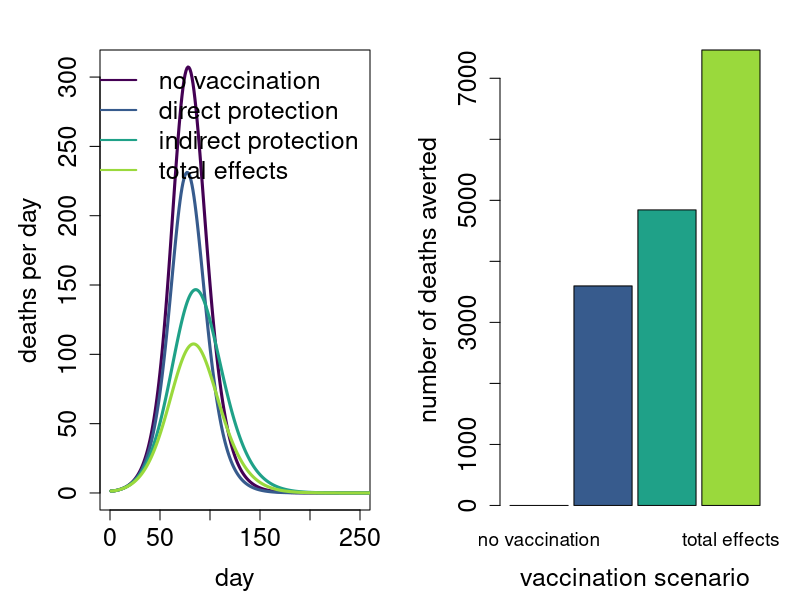

Here is the R script that generated this plot:
### SEIR model of vaccination scenarios

setwd("C:/Users/mgalla9/Dropbox/Emory/Coronavirus/code")
setwd("C:/Users/molly/Dropbox/Emory/Coronavirus/code")

#install.packages('deSolve','viridis')
require(deSolve)
require(viridis)

#########################		

### scenarios: no vaccine; vaccine that reduces mortality; vaccine that reduces transmission; vaccine that reduces both

SEIR<-function(t,y,p){
  
  # specify the initial conditions, for each age class
  
  S = y[1:nAgeClasses]
  E = y[(nAgeClasses+1):(2*nAgeClasses)]
  Ic = y[(2*nAgeClasses+1):(3*nAgeClasses)]
  Isc = y[(3*nAgeClasses+1):(4*nAgeClasses)]
  R = y[(4*nAgeClasses+1):(5*nAgeClasses)]
  M = y[(5*nAgeClasses+1):(6*nAgeClasses)] 
    
  Sv = y[(6*nAgeClasses+1):(7*nAgeClasses)]
  Ev = y[(7*nAgeClasses+1):(8*nAgeClasses)]
  Icv = y[(8*nAgeClasses+1):(9*nAgeClasses)]
  Iscv = y[(9*nAgeClasses+1):(10*nAgeClasses)]
  
  dX = c()	# vector to store the outputs
  
  with(as.list(p),{
    
    for(i in 1:nAgeClasses){
      
      vaccination_rate = c()
      if(t < tau){                    # optional time delay until vaccination starts
        vaccination_rate = c(0, 0)
      }else{
        vaccination_rate = lambda
      }
      
      # equation for dS.dt:
      dX[i] = - beta[i]*(S[i]/N)*(Ic[i] + alpha*Isc[i]) - betav[i]*(S[i]/N)*(Icv[i] + alpha*Iscv[i]) - vaccination_rate[i]*S[i]/N
      
      #equation for dE.dt: 	
      dX[i+nAgeClasses] = beta[i]*(S[i]/N)*(Ic[i] + alpha*Isc[i]) +  betav[i]*(S[i]/N)*(Icv[i] + alpha*Iscv[i]) - sigma*E[i]
      
      #equation for dIc.dt:
      dX[i + 2*nAgeClasses] = nu[i]*sigma*E[i] - gamma*Ic[i]
      
      #equation for dIsc.dt:
      dX[i + 3*nAgeClasses] = (1 - nu[i])*sigma*E[i] - gamma*Isc[i]
      
      #equation for dR.dt:
      dX[i + 4*nAgeClasses] = gamma*(Ic[i] + Isc[i] + Icv[i] + Iscv[i])
            
      #equation for dM.dt:
      dX[i + 5*nAgeClasses] = gamma*(rhoc[i]*(Ic[i]+Icv[i]) + rhosc[i]*(Isc[i]+Iscv[i])) 
      
      ##### now the equations for the vaccinated individuals:
      # equation for dSv.dt:
      dX[i + 6*nAgeClasses] = vaccination_rate[i]*S[i]/N - beta[i]*(Sv[i]/N)*(Ic[i] + alpha*Isc[i]) - betav[i]*(Sv[i]/N)*(Icv[i] + alpha*Iscv[i])
      
      # equation for dEv.dt:
      dX[i + 7*nAgeClasses] = beta[i]*(Sv[i]/N)*(Ic[i] + alpha*Isc[i]) + betav[i]*(Sv[i]/N)*(Icv[i] + alpha*Iscv[i]) - sigma*Ev[i]
      
      #equation for dIcv.dt:
      dX[i + 8*nAgeClasses] = nuv[i]*sigma*Ev[i] - gamma*Icv[i]
      
      #equation for dIscv.dt:
      dX[i + 9*nAgeClasses] = (1 - nuv[i])*sigma*Ev[i] - gamma*Iscv[i]
      
    } # closes the loop over age classes	
    
    return(list(dX)) 	
  }) # stops the parameter list		
}	# closes the function



###########################################################################		Define parameters & conditions

vaccineRate = 5000 

# define the vaccination scenarios:
scenarios = 4   

deaths = array(dim = c(scenarios, 4))   # the 4 columns are: perfect vaccination, all effects; perfect vaccination, direct effects only; 
                                        # all-or-nothing vaccination, all effects; and all-or-nothing vaccination, direct effects only

##### Universal values:

nAgeClasses = 1
alpha = 1; sigma = 1/4; gamma = 1/5; beta = 0.4; nu = 0.35
rhoc = 0.05; rhosc = 0.001

minT = 0; maxT = 365; dt = 1
t = seq(from=minT,to=maxT,by=dt)  # creating the vector of time for output
tau = 0 # delay before vaccination starts; prior to this, lambda = 0

E0 = 200 #100
Ic0 = 140
Isc0 = 260
R0 = 0 
M0 = 0
S0 = 1000000 - E0 - Ic0 - Isc0 - R0 - M0


initialConditions = c(S0, 
                      E0,
                      Ic0, Isc0, 
                      R0, M0,
                      0, 0, 0, 0)	# ordered by S[1]...S[nAgeClasses], then E[1]...E[nAgeClasses],etc

maxN = sum(initialConditions)
fixedN = maxN


###### Values for different scenarios:
reduction = 0.9	# reduce nu, beta by a this percent
factor = 1 - reduction

### 1: lambda = 0
lambda = 0; betav = beta; nuv = nu
p = list(N = fixedN, beta, betav, alpha, sigma, nu, nuv, gamma, rhoc, rhosc, lambda, tau)		 # creating the LIST of parameter values
out1 = ode(y=initialConditions, times=t, func=SEIR, parms=p, method = 'ode45') # run the ode solver

### 2: vaccination reduces clinical infections by... 90%?
lambda = vaccineRate; betav = beta; nuv = factor*nu
p = list(N = fixedN, beta, betav, alpha, sigma, nu, nuv, gamma, rhoc, rhosc, lambda, tau)		 # creating the LIST of parameter values
out2 = ode(y=initialConditions, times=t, func=SEIR, parms=p, method = 'ode45') # run the ode solver

### 3: vaccination reduces transmission by... 90%?
lambda = vaccineRate; betav = factor*beta; nuv = nu
p = list(N = fixedN, beta, betav, alpha, sigma, nu, nuv, gamma, rhoc, rhosc, lambda, tau)		 # creating the LIST of parameter values
out3 = ode(y=initialConditions, times=t, func=SEIR, parms=p, method = 'ode45') # run the ode solver

### 3: vaccination reduces both clinical infections AND transmission by... 90%?
lambda = vaccineRate; betav = factor*beta; nuv = factor*nu
p = list(N = fixedN, beta, betav, alpha, sigma, nu, nuv, gamma, rhoc, rhosc, lambda, tau)		 # creating the LIST of parameter values
out4 = ode(y=initialConditions, times=t, func=SEIR, parms=p, method = 'ode45') # run the ode solver


##### set up for plots:
par(mfrow = c(1, 2))
par(mai = c(0.9, 1, 0.5, 0.3))

end = length(t)

cols = viridis(n=4, begin = 0, end = .85)
legendnames = c("no vaccination", "direct protection", "indirect protection", "total effects")

##### plot the death dynamics:

dailyDeath = array(dim = c(4, end-1))
dailyDeath[1,] = c(out1[2:end,7]-out1[1:(end-1),7])
dailyDeath[2,] = c(out2[2:end,7]-out2[1:(end-1),7])
dailyDeath[3,] = c(out3[2:end,7]-out3[1:(end-1),7])
dailyDeath[4,] = c(out4[2:end,7]-out4[1:(end-1),7])

plot(dailyDeath[1,], xlab = "day", ylab = "deaths per day", xlim = c(0,250), cex.axis = 1.5, cex.lab = 1.5, type = "l", col = cols[1], lwd = 3)
lines(dailyDeath[2,], type = "l", col = cols[2], lwd = 3)
lines(dailyDeath[3,], type = "l", col = cols[3], lwd = 3)
lines(dailyDeath[4,], type = "l", col = cols[4], lwd = 3)
legend("topright", legend = legendnames, col = cols, lwd = 2, cex = 1.5, bty = "n")

##### plot the number of deaths averted for each scenario:

deaths = c(out1[end,7], out2[end,7], out3[end,7], out4[end,7])

averted = array(dim = c(1, length(deaths)))
averted[1,] = (deaths[1] - deaths)
averted; sum(averted[,2] + averted[,3])	# the total deaths averted is slightly less than the sum of these two, due to overlap (check this)

barplot(averted, beside = T, space = c(0, .1), names.arg = legendnames, main = "", xlab = "vaccination scenario", ylab = "number of deaths averted", col=cols,
            cex.axis = 1.5, cex.lab = 1.5, cex.names = 1.15)


##### end
